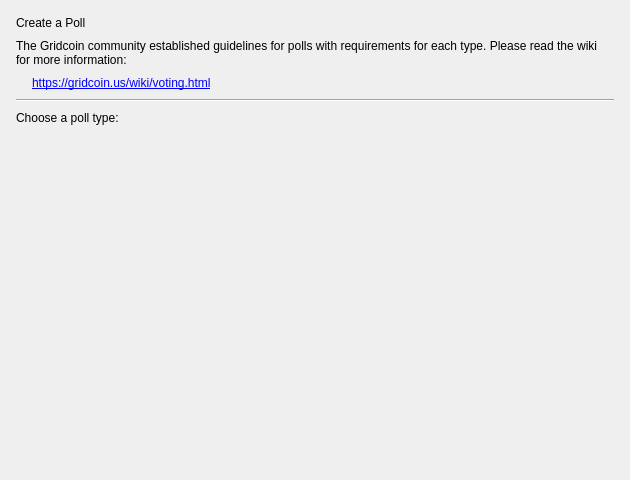
<?xml version="1.0" encoding="UTF-8"?>
<ui version="4.0">
 <class>PollWizardTypePage</class>
 <widget class="QWizardPage" name="PollWizardTypePage">
  <property name="geometry">
   <rect>
    <x>0</x>
    <y>0</y>
    <width>630</width>
    <height>480</height>
   </rect>
  </property>
  <property name="sizePolicy">
   <sizepolicy hsizetype="Expanding" vsizetype="Expanding">
    <horstretch>0</horstretch>
    <verstretch>0</verstretch>
   </sizepolicy>
  </property>
  <layout class="QVBoxLayout" name="pageLayout">
   <property name="spacing">
    <number>9</number>
   </property>
   <property name="leftMargin">
    <number>16</number>
   </property>
   <property name="topMargin">
    <number>16</number>
   </property>
   <property name="rightMargin">
    <number>16</number>
   </property>
   <property name="bottomMargin">
    <number>16</number>
   </property>
   <item>
    <widget class="QLabel" name="pageTitleLabel">
     <property name="text">
      <string>Create a Poll</string>
     </property>
    </widget>
   </item>
   <item>
    <widget class="QLabel" name="wikiBlurbLabel">
     <property name="text">
      <string>The Gridcoin community established guidelines for polls with requirements for each type. Please read the wiki for more information:</string>
     </property>
     <property name="wordWrap">
      <bool>true</bool>
     </property>
    </widget>
   </item>
   <item>
    <layout class="QHBoxLayout" name="linkLayout">
     <property name="topMargin">
      <number>0</number>
     </property>
     <item>
      <widget class="QLabel" name="linkIconLabel"/>
     </item>
     <item>
      <widget class="QLabel" name="wikiLinkLabel">
       <property name="sizePolicy">
        <sizepolicy hsizetype="Preferred" vsizetype="Preferred">
         <horstretch>1</horstretch>
         <verstretch>0</verstretch>
        </sizepolicy>
       </property>
       <property name="text">
        <string notr="true">&lt;a href=&quot;https://gridcoin.us/wiki/voting.html&quot;&gt;https://gridcoin.us/wiki/voting.html&lt;/a&gt;</string>
       </property>
       <property name="openExternalLinks">
        <bool>true</bool>
       </property>
       <property name="textInteractionFlags">
        <set>Qt::LinksAccessibleByKeyboard|Qt::LinksAccessibleByMouse</set>
       </property>
      </widget>
     </item>
    </layout>
   </item>
   <item>
    <widget class="Line" name="headerLine">
     <property name="orientation">
      <enum>Qt::Horizontal</enum>
     </property>
    </widget>
   </item>
   <item>
    <widget class="QLabel" name="typeTextLabel">
     <property name="text">
      <string>Choose a poll type:</string>
     </property>
    </widget>
   </item>
   <item>
    <layout class="QGridLayout" name="typesButtonLayout"/>
   </item>
   <item>
    <spacer name="bottomSpacer">
     <property name="orientation">
      <enum>Qt::Vertical</enum>
     </property>
     <property name="sizeHint" stdset="0">
      <size>
       <width>20</width>
       <height>0</height>
      </size>
     </property>
    </spacer>
   </item>
  </layout>
 </widget>
 <resources/>
 <connections/>
</ui>
